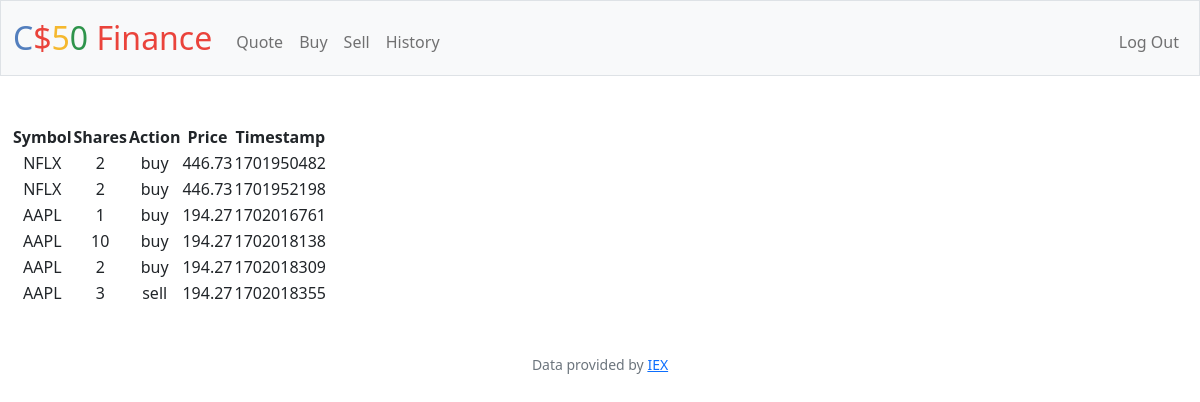
Screenshot of /history (signed in) with the database file from the repository.
### tables this page shows
CREATE TABLE history ( user_id INTEGER, symbol TEXT, shares INTEGER, action TEXT, price FLOAT, time INTEGER);

### week_9/finance/app.py (the view)
@app.route("/history")
@login_required
def history():
    l_all = db.execute(f"SELECT * FROM history WHERE user_id = {session['user_id']}")
    return render_template("history.html",l_all=l_all)

### week_9/finance/app.py (called while the page is built)
@app.after_request
def after_request(response):
    response.headers["Cache-Control"] = "no-cache, no-store, must-revalidate"
    response.headers["Expires"] = 0
    response.headers["Pragma"] = "no-cache"
    return response

### week_9/finance/helpers.py (called while the page is built)
def login_required(f):
    @wraps(f)
    def decorated_function(*args, **kwargs):
        if session.get("user_id") is None:
            return redirect("/login")
        return f(*args, **kwargs)
    return decorated_function

### week_9/finance/templates/history.html (shortened to what this page needs)
{% extends "layout.html" %}
{% block main %}
    <table>
        <thead>
            <tr>
                <th>Symbol</th>
                <th>Shares</th>
                <th>Action</th>
                <th>Price</th>
                <th>Timestamp</th>
            </tr>
        </thead>
        <tbody>
                {% for dict in l_all %}
                    <tr>
                        <td>{{ dict["symbol"]}}</td>
                        <td>{{dict["shares"]}}</td>
                        <td>{{dict["action"]}}</td>
                        <td>{{dict["price"]}}</td>
                        <td>{{dict["time"]}}</td>
                    </tr>
                {% endfor %}
        </tbody>
    </table>
{% endblock %}

### week_9/finance/templates/layout.html (shortened to what this page needs)
<!DOCTYPE html>
<html lang="en">
    <head>
        <link href="https://cdn.jsdelivr.net/npm/bootstrap@5.1.3/dist/css/bootstrap.min.css" rel="stylesheet">
        <link href="/static/styles.css" rel="stylesheet">
    </head>
    <body>
        <nav class="bg-light border navbar navbar-expand-md navbar-light">
            <div class="container-fluid">
                <a class="navbar-brand" href="/"><span class="blue">C</span><span class="red">$</span><span class="yellow">5</span><span class="green">0</span> <span class="red">Finance</span></a>
                <div class="collapse navbar-collapse" id="navbar">
                    {% if session["user_id"] %}
                        <ul class="navbar-nav me-auto mt-2">
                            <li class="nav-item"><a class="nav-link" href="/quote">Quote</a></li>
                            <li class="nav-item"><a class="nav-link" href="/buy">Buy</a></li>
                            <li class="nav-item"><a class="nav-link" href="/sell">Sell</a></li>
                            <li class="nav-item"><a class="nav-link" href="/history">History</a></li>
                        </ul>
                        <ul class="navbar-nav ms-auto mt-2">
                            <li class="nav-item"><a class="nav-link" href="/logout">Log Out</a></li>
                        </ul>
                    {% else %}
                        <ul class="navbar-nav ms-auto mt-2">
                            <li class="nav-item"><a class="nav-link" href="/register">Register</a></li>
                            <li class="nav-item"><a class="nav-link" href="/login">Log In</a></li>
                        </ul>
                    {% endif %}
                </div>
            </div>
        </nav>
        <main class="container-fluid py-5 text-center">
            {% block main %}{% endblock %}
        </main>
        <footer class="mb-5 small text-center text-muted">
            Data provided by <a href="https://iexcloud.io/">IEX</a>
        </footer>
    </body>
</html>

### week_9/finance/static/styles.css (style rules this page uses)
nav .navbar-brand { font-size: xx-large; }
nav .navbar-brand .blue { color: #537fbe; }
nav .navbar-brand .red { color: #ea433b; }
nav .navbar-brand .yellow { color: #f5b82e; }
nav .navbar-brand .green { color: #2e944b; }

### rows the page displays
history: symbol "NFLX", shares "2", action "buy", price "446.73", time "1701950482"
history: symbol "NFLX", shares "2", action "buy", price "446.73", time "1701952198"
history: symbol "AAPL", shares "1", action "buy", price "194.27", time "1702016761"
history: symbol "AAPL", shares "10", action "buy", price "194.27", time "1702018138"
history: symbol "AAPL", shares "2", action "buy", price "194.27", time "1702018309"
history: symbol "AAPL", shares "3", action "sell", price "194.27", time "1702018355"
